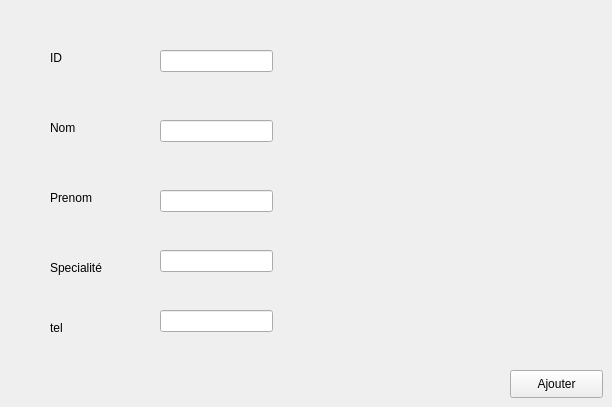
        <widget class="QWidget" name="ajouter">
         <attribute name="title">
          <string>Ajouter</string>
         </attribute>
         <widget class="QPushButton" name="ajm">
          <property name="geometry">
           <rect>
            <x>510</x>
            <y>370</y>
            <width>93</width>
            <height>28</height>
           </rect>
          </property>
          <property name="text">
           <string>Ajouter</string>
          </property>
         </widget>
         <widget class="QLabel" name="label_4">
          <property name="geometry">
           <rect>
            <x>50</x>
            <y>50</y>
            <width>55</width>
            <height>16</height>
           </rect>
          </property>
          <property name="text">
           <string>ID</string>
          </property>
         </widget>
         <widget class="QLabel" name="label_5">
          <property name="geometry">
           <rect>
            <x>50</x>
            <y>120</y>
            <width>55</width>
            <height>16</height>
           </rect>
          </property>
          <property name="text">
           <string>Nom</string>
          </property>
         </widget>
         <widget class="QLabel" name="label_6">
          <property name="geometry">
           <rect>
            <x>50</x>
            <y>190</y>
            <width>55</width>
            <height>16</height>
           </rect>
          </property>
          <property name="text">
           <string>Prenom</string>
          </property>
         </widget>
         <widget class="QLineEdit" name="idd">
          <property name="geometry">
           <rect>
            <x>160</x>
            <y>50</y>
            <width>113</width>
            <height>22</height>
           </rect>
          </property>
         </widget>
         <widget class="QLineEdit" name="nom">
          <property name="geometry">
           <rect>
            <x>160</x>
            <y>120</y>
            <width>113</width>
            <height>22</height>
           </rect>
          </property>
         </widget>
         <widget class="QLineEdit" name="prenom">
          <property name="geometry">
           <rect>
            <x>160</x>
            <y>190</y>
            <width>113</width>
            <height>22</height>
           </rect>
          </property>
         </widget>
         <widget class="QLabel" name="label_7">
          <property name="geometry">
           <rect>
            <x>50</x>
            <y>260</y>
            <width>55</width>
            <height>16</height>
           </rect>
          </property>
          <property name="text">
           <string>Specialité</string>
          </property>
         </widget>
         <widget class="QLabel" name="label_8">
          <property name="geometry">
           <rect>
            <x>50</x>
            <y>320</y>
            <width>55</width>
            <height>16</height>
           </rect>
          </property>
          <property name="text">
           <string>tel</string>
          </property>
         </widget>
         <widget class="QLineEdit" name="specialite">
          <property name="geometry">
           <rect>
            <x>160</x>
            <y>250</y>
            <width>113</width>
            <height>22</height>
           </rect>
          </property>
         </widget>
         <widget class="QLineEdit" name="tel">
          <property name="geometry">
           <rect>
            <x>160</x>
            <y>310</y>
            <width>113</width>
            <height>22</height>
           </rect>
          </property>
         </widget>
        </widget>
